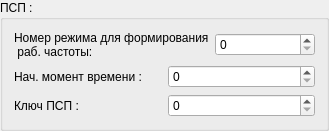
            <widget class="QGroupBox" name="groupBox_5">
             <property name="sizePolicy">
              <sizepolicy hsizetype="Preferred" vsizetype="Expanding">
               <horstretch>0</horstretch>
               <verstretch>0</verstretch>
              </sizepolicy>
             </property>
             <property name="title">
              <string>ПСП :</string>
             </property>
             <layout class="QVBoxLayout" name="verticalLayout_16">
              <item>
               <layout class="QHBoxLayout" name="horizontalLayout_27">
                <item>
                 <widget class="QLabel" name="label_20">
                  <property name="text">
                   <string>Номер режима для формирования
 раб. частоты:</string>
                  </property>
                 </widget>
                </item>
                <item>
                 <widget class="QSpinBox" name="sb_mode_fr_psp">
                  <property name="minimumSize">
                   <size>
                    <width>100</width>
                    <height>0</height>
                   </size>
                  </property>
                  <property name="maximum">
                   <number>100000000</number>
                  </property>
                 </widget>
                </item>
               </layout>
              </item>
              <item>
               <layout class="QHBoxLayout" name="horizontalLayout_28">
                <item>
                 <widget class="QLabel" name="label_19">
                  <property name="text">
                   <string>Нач. момент времени :</string>
                  </property>
                 </widget>
                </item>
                <item>
                 <widget class="QSpinBox" name="sb_initTime_psp">
                  <property name="maximum">
                   <number>1000000000</number>
                  </property>
                 </widget>
                </item>
               </layout>
              </item>
              <item>
               <layout class="QHBoxLayout" name="horizontalLayout_29">
                <item>
                 <widget class="QLabel" name="label_18">
                  <property name="text">
                   <string>Ключ ПСП :</string>
                  </property>
                 </widget>
                </item>
                <item>
                 <widget class="QSpinBox" name="sb_pspKey">
                  <property name="maximum">
                   <number>1000000000</number>
                  </property>
                 </widget>
                </item>
               </layout>
              </item>
             </layout>
            </widget>
